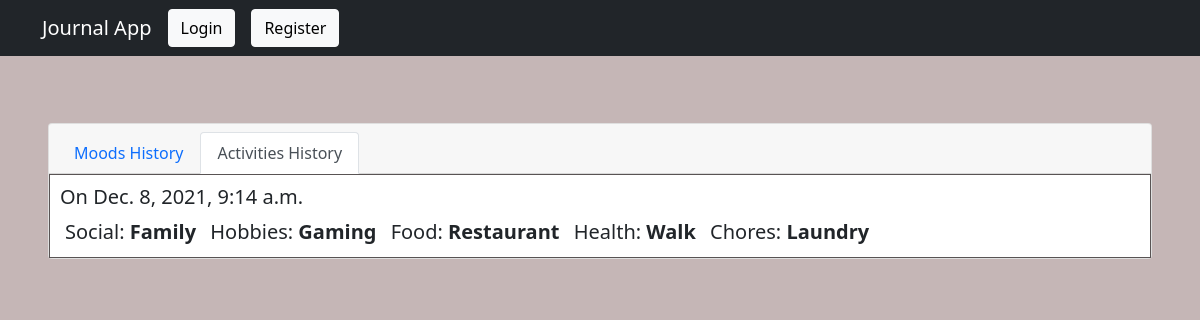
Page /journal/chart2/ on the committed database.
### journal/models.py (models this page shows)
class Activities(models.Model):
    social = models.CharField(max_length=20, blank=True, choices=Social)
    hobbies = models.CharField(max_length=20, blank=True, choices=Hobbies)
    food = models.CharField(max_length=20, blank=True, choices=Food)
    health = models.CharField(max_length=20, blank=True, choices=Health)
    chores = models.CharField(max_length=20, blank=True, choices=Chores)
    user = models.ForeignKey(User, on_delete=models.CASCADE, blank=True, null=True)
    created_at = models.DateTimeField(auto_now_add=True, blank=True, null=True)

### journal/views.py (the view)
# urls.py: path('chart2/', views.chart2, name='chart2'),
def chart2(request):
    activities = Activities.objects.all()
    context = {'activities': activities}
    return render(request, 'entry/chart2.html', context)

### templates/entry/chart2.html
{% extends 'entry/base.html' %}
{% block body %}
    <div class="card m-5">
    <div class="card-header">
        <ul class="nav nav-tabs card-header-tabs">
      <li class="nav-item">
        <a class="nav-link" href="{% url 'chart' %}" >Moods History</a>
      </li>
      <li class="nav-item">
        <a class="nav-link active" href="#" >Activities History</a>
      </li>
        </ul>
    </div>
    {% for activities in activities %}
        <div class="act-block">
            <h5 class="font weight-bold"><span> On</span>   {{ activities.created_at }}</h5>
                <p class="lead"> Social: <span id="text-act">{{ activities.social }}</span></p>
                <p class="lead"> Hobbies: <span id="text-act">{{ activities.hobbies }}</span></p>
                <p class="lead"> Food: <span id="text-act">{{ activities.food }}</span></p>
                <p class="lead"> Health: <span id="text-act">{{ activities.health }}</span></p>
                <p class="lead"> Chores: <span id="text-act">{{ activities.chores }}</span></p>
        </div>
    {% endfor %}
 </div>
{% endblock %}

### static/journal.css (style rules this page uses)
body { padding-top: 75px; background-color: #c5b6b6; }
.act-block { border: 1px solid #595454; padding: 10px; }
.act-block > p { display: inline; margin: 5px; }
#text-act { font-weight: bold; text-transform: capitalize; }

### rows in the picture
Activities: created_at "Dec. 8, 2021, 9:14 a.m.", social "Family", hobbies "Gaming", food "Restaurant", health "Walk", chores "Laundry"
